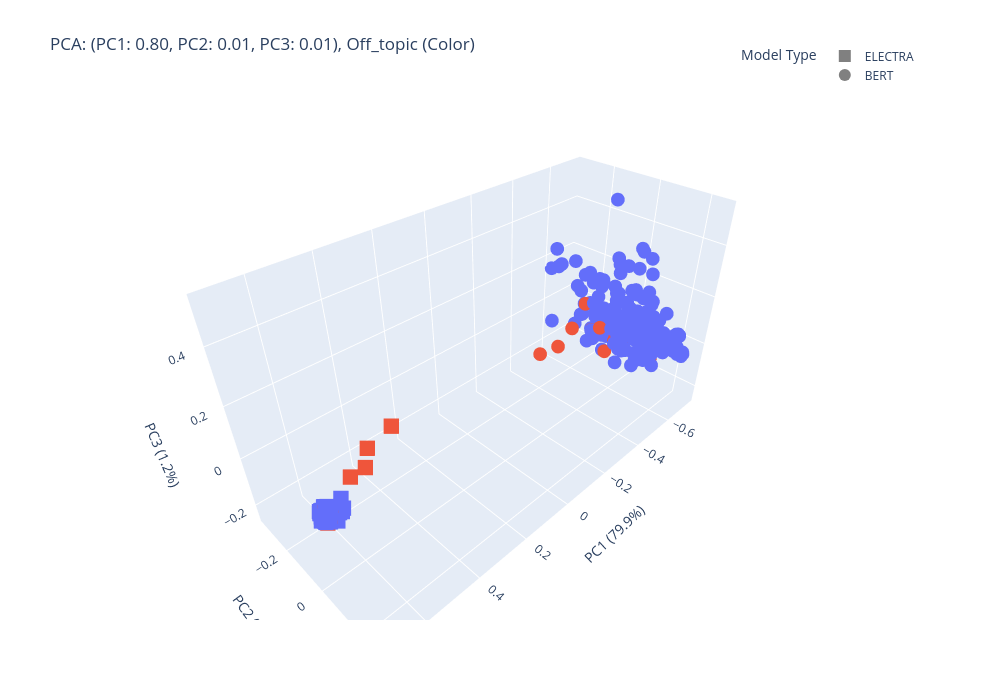

Here is the notebook cell this chart was saved with:
### Code cell
plot_pca_3d_combined(embeddings_finetuned, embeddings_1, df_y, color_label="off_topic", model_finetuned_name="ELECTRA",
                     model_2_name="BERT")

### Figure 1 — Plotly figure (JSON) as saved in the notebook; plotly's stock layout.template omitted (floating-point values rounded to 4 significant figures; data arrays with more than 128 entries replaced by an {"elided": "..."} marker saying what was removed)
{"data": [{"customdata": {"elided": "184x6 mixed values"}, "hovertemplate": "<b>Category:</b> %{customdata[0]}<br><b>Correct:</b> %{customdata[1]}<br><b>Finetuned Model:</b> %{customdata[2]}<br><b>Task ID:</b> %{customdata[3]}<br><b>Off-Topic:</b> %{customdata[5]}<br><br><b>Text:</b><br>%{customdata[4]}<extra></extra>", "legendgroup": "False, NO", "marker": {"color": "#636EFA", "symbol": "circle"}, "mode": "markers", "name": "False, NO", "scene": "scene", "showlegend": false, "x": {"elided": "184 float values"}, "y": {"elided": "184 float values"}, "z": {"elided": "184 float values"}, "type": "scatter3d"}, {"customdata": {"elided": "184x6 mixed values"}, "hovertemplate": "<b>Category:</b> %{customdata[0]}<br><b>Correct:</b> %{customdata[1]}<br><b>Finetuned Model:</b> %{customdata[2]}<br><b>Task ID:</b> %{customdata[3]}<br><b>Off-Topic:</b> %{customdata[5]}<br><br><b>Text:</b><br>%{customdata[4]}<extra></extra>", "legendgroup": "False, YES", "marker": {"color": "#636EFA", "symbol": "square"}, "mode": "markers", "name": "False, YES", "scene": "scene", "showlegend": false, "x": {"elided": "184 float values"}, "y": {"elided": "184 float values"}, "z": {"elided": "184 float values"}, "type": "scatter3d"}, {"customdata": [["Youth", 1, "NO", 87, "[header] How to reduce acne using tomatoes [title]<br> Gather your supplies. [step] The most important t<br>hing is to make sure that you have tomatoes handy.<br> You need to use fresh tomatoes, not canned. Fresh<br> tomatoes will not have added preservatives or sea<br>sonings, so they will be most effective for your s<br>kin. [substeps] Use full size tomatoes, not cherry<br> or grape.", true], ["Youth", 0, "NO", 87, "[header] How to reduce acne using tomatoes [title]<br> Gather your supplies. [step] The most important t<br>hing is to make sure that you have tomatoes handy.<br> You need to use fresh tomatoes, not canned. [titl<br>e] Cut about 10 inches (25.4 cm) of the tomatoes i<br>n half. [step] You will create a layer on your sto<br>ve top.", true], ["Youth", 0, "NO", 87, "[header] How to reduce acne using tomatoes [title]<br> Gather your supplies. [step] The most important t<br>hing is to make sure that you have tomatoes handy.<br> You need to use fresh tomatoes, not canned. H2O C<br>6H12O6 NaCl H2SO4 CO2 H2O C6H12O6 NaCl H2SO4 CO2 H<br>2O C6H12O6 NaCl H2SO4 CO2 H2O C6H12O6 NaCl H2SO4 C<br>O2", true], ["Youth", 0, "NO", 87, "[header] How to reduce acne using tomatoes [title]<br> Gather your supplies. [step] The most important t<br>hing is to make sure that you have tomatoes handy.<br> You need to use fresh tomatoes, not canned. [subs<br>teps] Store leftover tomatoes in a resealable plas<br>tic baggie. Do not use canned tomatoes in markets,<br> at outdoor fairs, grocery stores, or other places<br> that tend to use raw vegetables.", true], ["Personal Care and Style", 1, "NO", 596, "[header] How to make bath and body products [title<br>] Take a clear jar and fill it about 2/3 of the wa<br>y full with sea salt, epsom salt, or even kosher s<br>alt. [step] To make the best bath salts use sea sa<br>lt and epsom salt. [title] Add two tablespoons of <br>baking soda to make your skin soft. [title] Sprink<br>le relaxing flowers or scents into your salt mixtu<br>re. [step] Great scents are thyme, vanilla, lavend<br>er, or orange powder.", true], ["Personal Care and Style", 0, "NO", 596, "[header] How to make bath and body products [title<br>] Take a clear jar and fill it about 2/3 of the wa<br>y full with sea salt, epsom salt, or even kosher s<br>alt. [step] To make the best bath salts use sea sa<br>lt and epsom salt. [title] Add two tablespoons of <br>baking soda to make your skin soft. [step] Here's <br>a general guideline, say you have a thick skin. Us<br>e more baking soda if you have oily skin or thin s<br>kin.", true], ["Personal Care and Style", 0, "NO", 596, "[header] How to make bath and body products [title<br>] Take a clear jar and fill it about 2/3 of the wa<br>y full with sea salt, epsom salt, or even kosher s<br>alt. [step] To make the best bath salts use sea sa<br>lt and epsom salt. [title] Add two tablespoons of <br>baking soda to make your skin soft. [step] 2 table<br>spoons should be plenty. Do not turn all the water<br> in your bath/shower on yet! Make sure to leave pl<br>enty of room in a jar for when you're ready to use<br> the bath or you risk overflowing the jar.", true], ["Personal Care and Style", 0, "NO", 596, "[header] How to make bath and body products [title<br>] Take a clear jar and fill it about 2/3 of the wa<br>y full with sea salt, epsom salt, or even kosher s<br>alt. [step] To make the best bath salts use sea sa<br>lt and epsom salt. [title] Add two tablespoons of <br>baking soda to make your skin soft. $R^2 = 1 - (SS<br>_{res} / SS_{tot})$ $P(AIB) = \\frac{P(BIA)P(A)}{P(<br>B)}$", true], ["Finance and Business", 1, "NO", 770, "[header] How to annoy your roommate [title] Leave <br>trash around the room. [step] First of all, this w<br>ill make your room smell bad. Secondly, it'll attr<br>act flies, ants, and other bugs, which will gross <br>your roommate out. She will now be forced to clean<br> up your mess or will leave it there, and it will <br>annoy her. [substeps] Avoid leaving anything you m<br>ight also find gross.", true], ["Finance and Business", 0, "NO", 770, "[header] How to annoy your roommate [title] Leave <br>trash around the room. [step] First of all, this w<br>ill make your room smell bad. Secondly, it'll attr<br>act flies, ants, and other bugs, which will gross <br>your roommate out. AUDIT: User 'john' modified con<br>figuration file /etc/config.conf FIREWALL: Blocked<br> incoming connection from 5.6.7.8 on port 22", true], ["Finance and Business", 0, "NO", 770, "[header] How to annoy your roommate [title] Leave <br>trash around the room. [step] First of all, this w<br>ill make your room smell bad. Secondly, it'll attr<br>act flies, ants, and other bugs, which will gross <br>your roommate out. If you're really into it, leave<br> garbage around your walls and furniture and knock<br> around some boxes. [substeps] Alternatively, if y<br>ou're in a particularly bad mood, you could hang o<br>ut with a friend who's unlikely to find trash, lik<br>e a teddy bear.", true], ["Finance and Business", 0, "NO", 770, "[header] How to annoy your roommate [title] Leave <br>trash around the room. [step] First of all, this w<br>ill make your room smell bad. Secondly, it'll attr<br>act flies, ants, and other bugs, which will gross <br>your roommate out. No one likes to be around these<br> things anyway, so if you act like an annoyance ri<br>ght from the start, people will start to go around<br> and pick up a lot of clutter. [substeps] Take a s<br>mall trash can and fill it full of personal trash,<br> such as toilet paper, empty paint cans, and trash<br> bags.", true], ["Cars & Other Vehicles", 1, "NO", 1080, "[header] How to buy a classic volkswagen [title] S<br>tart with your local newspaper classifieds by sear<br>ching both the vehicle advertising section as well<br> as the personal car ads. [step] You might be luck<br>y enough to find a vehicle close to home and save <br>yourself any shipping or delivery fees. [title] Ch<br>eck the regional trade magazines that are availabl<br>e at gas stations or convenience stores. [step] Th<br>ey are generally located by the door and can be pu<br>rchased for a few dollars. These magazines typical<br>ly cover a few states area but are generally withi<br>n driving distance for most consumers.", true], ["Cars & Other Vehicles", 0, "NO", 1080, "[header] How to buy a classic volkswagen [title] S<br>tart with your local newspaper classifieds by sear<br>ching both the vehicle advertising section as well<br> as the personal car ads. [step] You might be luck<br>y enough to find a vehicle close to home and save <br>yourself any shipping or delivery fees. [title] Ch<br>eck the regional trade magazines that are availabl<br>e at gas stations or convenience stores. echo 'dat<br>a' I tr 'a-z' 'A-Z' ls -l I wc -l find . -type f I<br> xargs grep 'pattern' head -n 10", true], ["Cars & Other Vehicles", 0, "NO", 1080, "[header] How to buy a classic volkswagen [title] S<br>tart with your local newspaper classifieds by sear<br>ching both the vehicle advertising section as well<br> as the personal car ads. [step] You might be luck<br>y enough to find a vehicle close to home and save <br>yourself any shipping or delivery fees. [title] Ch<br>eck the regional trade magazines that are availabl<br>e at gas stations or convenience stores. [title] L<br>ook for a car that is color coded so you can read <br>into all the details. [step] Jot down a multi-part<br> description such as the car's name, characteristi<br>cs, vehicle registration number and history.", true], ["Cars & Other Vehicles", 0, "NO", 1080, "[header] How to buy a classic volkswagen [title] S<br>tart with your local newspaper classifieds by sear<br>ching both the vehicle advertising section as well<br> as the personal car ads. [step] You might be luck<br>y enough to find a vehicle close to home and save <br>yourself any shipping or delivery fees. [title] Ch<br>eck the regional trade magazines that are availabl<br>e at gas stations or convenience stores. [step] Th<br>e major good or going-to magazines offer all sorts<br> of information on classic cars. Gather all the in<br>formation you can so that you can discover the sto<br>ries ahead of time.", true]], "hovertemplate": "<b>Category:</b> %{customdata[0]}<br><b>Correct:</b> %{customdata[1]}<br><b>Finetuned Model:</b> %{customdata[2]}<br><b>Task ID:</b> %{customdata[3]}<br><b>Off-Topic:</b> %{customdata[5]}<br><br><b>Text:</b><br>%{customdata[4]}<extra></extra>", "legendgroup": "True, NO", "marker": {"color": "#EF553B", "symbol": "circle"}, "mode": "markers", "name": "True, NO", "scene": "scene", "showlegend": false, "x": [-0.7103, -0.7173, -0.6561, -0.7063, -0.7072, -0.7179, -0.7181, -0.6393, -0.6954, -0.5577, -0.6872, -0.7029, -0.6667, -0.626, -0.7009, -0.7073], "y": [-0.06629, 0.04063, -0.1095, 0.004588, 0.06984, 0.07019, 0.1029, -0.237, -0.1013, -0.3377, -0.1733, -0.0656, -0.1995, -0.2955, -0.05224, -0.04265], "z": [-0.109, -0.1372, -0.0556, -0.06616, -0.02469, -0.07795, -0.1307, -0.1083, -0.1867, -0.2497, -0.1082, -0.1217, 0.01563, -0.2224, -0.0869, -0.01359], "type": "scatter3d"}, {"customdata": [["Youth", 1, "YES", 87, "[header] How to reduce acne using tomatoes [title]<br> Gather your supplies. [step] The most important t<br>hing is to make sure that you have tomatoes handy.<br> You need to use fresh tomatoes, not canned. Fresh<br> tomatoes will not have added preservatives or sea<br>sonings, so they will be most effective for your s<br>kin. [substeps] Use full size tomatoes, not cherry<br> or grape.", true], ["Youth", 0, "YES", 87, "[header] How to reduce acne using tomatoes [title]<br> Gather your supplies. [step] The most important t<br>hing is to make sure that you have tomatoes handy.<br> You need to use fresh tomatoes, not canned. [titl<br>e] Cut about 10 inches (25.4 cm) of the tomatoes i<br>n half. [step] You will create a layer on your sto<br>ve top.", true], ["Youth", 0, "YES", 87, "[header] How to reduce acne using tomatoes [title]<br> Gather your supplies. [step] The most important t<br>hing is to make sure that you have tomatoes handy.<br> You need to use fresh tomatoes, not canned. H2O C<br>6H12O6 NaCl H2SO4 CO2 H2O C6H12O6 NaCl H2SO4 CO2 H<br>2O C6H12O6 NaCl H2SO4 CO2 H2O C6H12O6 NaCl H2SO4 C<br>O2", true], ["Youth", 0, "YES", 87, "[header] How to reduce acne using tomatoes [title]<br> Gather your supplies. [step] The most important t<br>hing is to make sure that you have tomatoes handy.<br> You need to use fresh tomatoes, not canned. [subs<br>teps] Store leftover tomatoes in a resealable plas<br>tic baggie. Do not use canned tomatoes in markets,<br> at outdoor fairs, grocery stores, or other places<br> that tend to use raw vegetables.", true], ["Personal Care and Style", 1, "YES", 596, "[header] How to make bath and body products [title<br>] Take a clear jar and fill it about 2/3 of the wa<br>y full with sea salt, epsom salt, or even kosher s<br>alt. [step] To make the best bath salts use sea sa<br>lt and epsom salt. [title] Add two tablespoons of <br>baking soda to make your skin soft. [title] Sprink<br>le relaxing flowers or scents into your salt mixtu<br>re. [step] Great scents are thyme, vanilla, lavend<br>er, or orange powder.", true], ["Personal Care and Style", 0, "YES", 596, "[header] How to make bath and body products [title<br>] Take a clear jar and fill it about 2/3 of the wa<br>y full with sea salt, epsom salt, or even kosher s<br>alt. [step] To make the best bath salts use sea sa<br>lt and epsom salt. [title] Add two tablespoons of <br>baking soda to make your skin soft. [step] Here's <br>a general guideline, say you have a thick skin. Us<br>e more baking soda if you have oily skin or thin s<br>kin.", true], ["Personal Care and Style", 0, "YES", 596, "[header] How to make bath and body products [title<br>] Take a clear jar and fill it about 2/3 of the wa<br>y full with sea salt, epsom salt, or even kosher s<br>alt. [step] To make the best bath salts use sea sa<br>lt and epsom salt. [title] Add two tablespoons of <br>baking soda to make your skin soft. [step] 2 table<br>spoons should be plenty. Do not turn all the water<br> in your bath/shower on yet! Make sure to leave pl<br>enty of room in a jar for when you're ready to use<br> the bath or you risk overflowing the jar.", true], ["Personal Care and Style", 0, "YES", 596, "[header] How to make bath and body products [title<br>] Take a clear jar and fill it about 2/3 of the wa<br>y full with sea salt, epsom salt, or even kosher s<br>alt. [step] To make the best bath salts use sea sa<br>lt and epsom salt. [title] Add two tablespoons of <br>baking soda to make your skin soft. $R^2 = 1 - (SS<br>_{res} / SS_{tot})$ $P(AIB) = \\frac{P(BIA)P(A)}{P(<br>B)}$", true], ["Finance and Business", 1, "YES", 770, "[header] How to annoy your roommate [title] Leave <br>trash around the room. [step] First of all, this w<br>ill make your room smell bad. Secondly, it'll attr<br>act flies, ants, and other bugs, which will gross <br>your roommate out. She will now be forced to clean<br> up your mess or will leave it there, and it will <br>annoy her. [substeps] Avoid leaving anything you m<br>ight also find gross.", true], ["Finance and Business", 0, "YES", 770, "[header] How to annoy your roommate [title] Leave <br>trash around the room. [step] First of all, this w<br>ill make your room smell bad. Secondly, it'll attr<br>act flies, ants, and other bugs, which will gross <br>your roommate out. AUDIT: User 'john' modified con<br>figuration file /etc/config.conf FIREWALL: Blocked<br> incoming connection from 5.6.7.8 on port 22", true], ["Finance and Business", 0, "YES", 770, "[header] How to annoy your roommate [title] Leave <br>trash around the room. [step] First of all, this w<br>ill make your room smell bad. Secondly, it'll attr<br>act flies, ants, and other bugs, which will gross <br>your roommate out. If you're really into it, leave<br> garbage around your walls and furniture and knock<br> around some boxes. [substeps] Alternatively, if y<br>ou're in a particularly bad mood, you could hang o<br>ut with a friend who's unlikely to find trash, lik<br>e a teddy bear.", true], ["Finance and Business", 0, "YES", 770, "[header] How to annoy your roommate [title] Leave <br>trash around the room. [step] First of all, this w<br>ill make your room smell bad. Secondly, it'll attr<br>act flies, ants, and other bugs, which will gross <br>your roommate out. No one likes to be around these<br> things anyway, so if you act like an annoyance ri<br>ght from the start, people will start to go around<br> and pick up a lot of clutter. [substeps] Take a s<br>mall trash can and fill it full of personal trash,<br> such as toilet paper, empty paint cans, and trash<br> bags.", true], ["Cars & Other Vehicles", 1, "YES", 1080, "[header] How to buy a classic volkswagen [title] S<br>tart with your local newspaper classifieds by sear<br>ching both the vehicle advertising section as well<br> as the personal car ads. [step] You might be luck<br>y enough to find a vehicle close to home and save <br>yourself any shipping or delivery fees. [title] Ch<br>eck the regional trade magazines that are availabl<br>e at gas stations or convenience stores. [step] Th<br>ey are generally located by the door and can be pu<br>rchased for a few dollars. These magazines typical<br>ly cover a few states area but are generally withi<br>n driving distance for most consumers.", true], ["Cars & Other Vehicles", 0, "YES", 1080, "[header] How to buy a classic volkswagen [title] S<br>tart with your local newspaper classifieds by sear<br>ching both the vehicle advertising section as well<br> as the personal car ads. [step] You might be luck<br>y enough to find a vehicle close to home and save <br>yourself any shipping or delivery fees. [title] Ch<br>eck the regional trade magazines that are availabl<br>e at gas stations or convenience stores. echo 'dat<br>a' I tr 'a-z' 'A-Z' ls -l I wc -l find . -type f I<br> xargs grep 'pattern' head -n 10", true], ["Cars & Other Vehicles", 0, "YES", 1080, "[header] How to buy a classic volkswagen [title] S<br>tart with your local newspaper classifieds by sear<br>ching both the vehicle advertising section as well<br> as the personal car ads. [step] You might be luck<br>y enough to find a vehicle close to home and save <br>yourself any shipping or delivery fees. [title] Ch<br>eck the regional trade magazines that are availabl<br>e at gas stations or convenience stores. [title] L<br>ook for a car that is color coded so you can read <br>into all the details. [step] Jot down a multi-part<br> description such as the car's name, characteristi<br>cs, vehicle registration number and history.", true], ["Cars & Other Vehicles", 0, "YES", 1080, "[header] How to buy a classic volkswagen [title] S<br>tart with your local newspaper classifieds by sear<br>ching both the vehicle advertising section as well<br> as the personal car ads. [step] You might be luck<br>y enough to find a vehicle close to home and save <br>yourself any shipping or delivery fees. [title] Ch<br>eck the regional trade magazines that are availabl<br>e at gas stations or convenience stores. [step] Th<br>e major good or going-to magazines offer all sorts<br> of information on classic cars. Gather all the in<br>formation you can so that you can discover the sto<br>ries ahead of time.", true]], "hovertemplate": "<b>Category:</b> %{customdata[0]}<br><b>Correct:</b> %{customdata[1]}<br><b>Finetuned Model:</b> %{customdata[2]}<br><b>Task ID:</b> %{customdata[3]}<br><b>Off-Topic:</b> %{customdata[5]}<br><br><b>Text:</b><br>%{customdata[4]}<extra></extra>", "legendgroup": "True, YES", "marker": {"color": "#EF553B", "symbol": "square"}, "mode": "markers", "name": "True, YES", "scene": "scene", "showlegend": false, "x": [0.6867, 0.6852, 0.4264, 0.6837, 0.6718, 0.6804, 0.6869, 0.5358, 0.6893, 0.5016, 0.6932, 0.6857, 0.6884, 0.5914, 0.6779, 0.6936], "y": [0.0003984, 0.01703, -0.03742, 0.01497, 0.01511, 0.00869, 0.01279, -0.02423, 0.001752, -0.05731, 0.007742, -0.001598, 0.00274, -0.01259, 0.01043, 0.01325], "z": [0.007706, 0.007462, 0.1312, -0.002778, -0.01625, -0.01127, -0.008229, 0.05404, 0.01336, 0.08289, 0.003051, 0.002078, -0.0135, 0.06551, -0.01677, -0.01537], "type": "scatter3d"}, {"marker": {"color": "gray", "size": 10, "symbol": "square"}, "mode": "markers", "name": "ELECTRA", "showlegend": true, "x": [null], "y": [null], "z": [null], "type": "scatter3d", "hovertemplate": "<b>Category:</b> %{customdata[0]}<br><b>Correct:</b> %{customdata[1]}<br><b>Finetuned Model:</b> %{customdata[2]}<br><b>Task ID:</b> %{customdata[3]}<br><b>Off-Topic:</b> %{customdata[5]}<br><br><b>Text:</b><br>%{customdata[4]}<extra></extra>"}, {"marker": {"color": "gray", "size": 10, "symbol": "circle"}, "mode": "markers", "name": "BERT", "showlegend": true, "x": [null], "y": [null], "z": [null], "type": "scatter3d", "hovertemplate": "<b>Category:</b> %{customdata[0]}<br><b>Correct:</b> %{customdata[1]}<br><b>Finetuned Model:</b> %{customdata[2]}<br><b>Task ID:</b> %{customdata[3]}<br><b>Off-Topic:</b> %{customdata[5]}<br><br><b>Text:</b><br>%{customdata[4]}<extra></extra>"}], "layout": {"scene": {"domain": {"x": [0.0, 1.0], "y": [0.0, 1.0]}, "xaxis": {"title": {"text": "PC1 (79.9%)"}}, "yaxis": {"title": {"text": "PC2 (1.5%)"}}, "zaxis": {"title": {"text": "PC3 (1.2%)"}}}, "legend": {"title": {"text": "Model Type"}, "tracegroupgap": 0, "itemsizing": "constant", "orientation": "h", "yanchor": "bottom", "y": 1.02, "xanchor": "right", "x": 1}, "title": {"text": "PCA: (PC1: 0.80, PC2: 0.01, PC3: 0.01), Off_topic (Color)"}, "width": 1000, "height": 700}}
